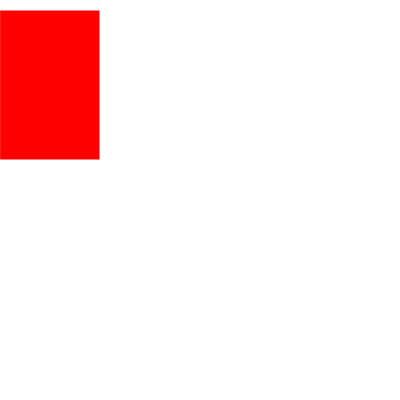
Frame 1 (no input)
Frame 60 (no input): identical to frame 1, image omitted
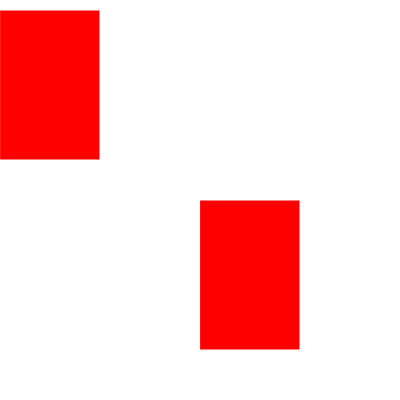
Frame 120 (the mouse pressed at the canvas centre since frame 60)

The p5.js sketch that drew these frames (run headless with seeded random() and noise() and a simulated clock; from frame 60 on, the mouse is pressed at the canvas centre):

// p5.js sketch
// ── sketch.js
function setup() {
  createCanvas(400, 400);
   background("white")
}

function draw() {
  stroke("bluje")
  fill("red");
  rect(0, 10, 100, 150);
  
  if (mouseIsPressed) {
  rect(mouseX, mouseY, 100, 150);
 }
}
